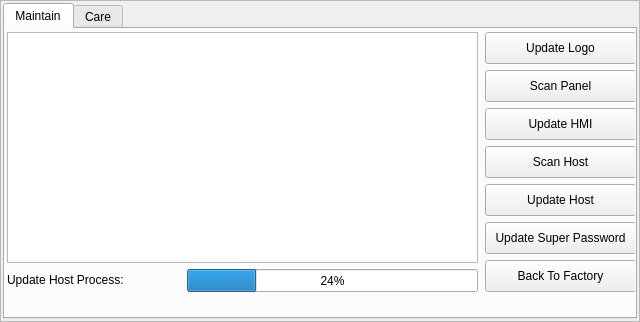
<?xml version="1.0" encoding="UTF-8"?>
<ui version="4.0">
 <class>ICUpdateSystemPage</class>
 <widget class="QFrame" name="ICUpdateSystemPage">
  <property name="geometry">
   <rect>
    <x>0</x>
    <y>0</y>
    <width>640</width>
    <height>322</height>
   </rect>
  </property>
  <property name="sizePolicy">
   <sizepolicy hsizetype="Maximum" vsizetype="Maximum">
    <horstretch>0</horstretch>
    <verstretch>0</verstretch>
   </sizepolicy>
  </property>
  <property name="windowTitle">
   <string>Frame</string>
  </property>
  <property name="styleSheet">
   <string notr="true">QMessageBox QAbstractButton
{
    min-width: 90px;
	min-height:30px;
}
</string>
  </property>
  <property name="frameShape">
   <enum>QFrame::StyledPanel</enum>
  </property>
  <property name="frameShadow">
   <enum>QFrame::Raised</enum>
  </property>
  <layout class="QVBoxLayout" name="verticalLayout_2">
   <property name="leftMargin">
    <number>2</number>
   </property>
   <property name="topMargin">
    <number>2</number>
   </property>
   <property name="rightMargin">
    <number>2</number>
   </property>
   <property name="bottomMargin">
    <number>2</number>
   </property>
   <item>
    <widget class="QTabWidget" name="tabWidget">
     <property name="currentIndex">
      <number>0</number>
     </property>
     <widget class="QWidget" name="tab">
      <attribute name="title">
       <string>Maintain</string>
      </attribute>
      <widget class="ICTableView" name="packetTable">
       <property name="geometry">
        <rect>
         <x>2</x>
         <y>3</y>
         <width>471</width>
         <height>231</height>
        </rect>
       </property>
       <property name="selectionBehavior">
        <enum>QAbstractItemView::SelectRows</enum>
       </property>
       <attribute name="horizontalHeaderStretchLastSection">
        <bool>true</bool>
       </attribute>
      </widget>
      <widget class="QWidget" name="layoutWidget">
       <property name="geometry">
        <rect>
         <x>480</x>
         <y>3</y>
         <width>151</width>
         <height>261</height>
        </rect>
       </property>
       <layout class="QVBoxLayout" name="verticalLayout">
        <item>
         <widget class="QToolButton" name="updateLogoButton">
          <property name="sizePolicy">
           <sizepolicy hsizetype="Preferred" vsizetype="Fixed">
            <horstretch>0</horstretch>
            <verstretch>0</verstretch>
           </sizepolicy>
          </property>
          <property name="minimumSize">
           <size>
            <width>90</width>
            <height>32</height>
           </size>
          </property>
          <property name="text">
           <string>Update Logo</string>
          </property>
         </widget>
        </item>
        <item>
         <widget class="QToolButton" name="scanPanel">
          <property name="sizePolicy">
           <sizepolicy hsizetype="Preferred" vsizetype="Fixed">
            <horstretch>0</horstretch>
            <verstretch>0</verstretch>
           </sizepolicy>
          </property>
          <property name="minimumSize">
           <size>
            <width>80</width>
            <height>32</height>
           </size>
          </property>
          <property name="text">
           <string>Scan Panel</string>
          </property>
         </widget>
        </item>
        <item>
         <widget class="QToolButton" name="updateToolButton">
          <property name="enabled">
           <bool>true</bool>
          </property>
          <property name="sizePolicy">
           <sizepolicy hsizetype="Preferred" vsizetype="Fixed">
            <horstretch>0</horstretch>
            <verstretch>0</verstretch>
           </sizepolicy>
          </property>
          <property name="minimumSize">
           <size>
            <width>80</width>
            <height>32</height>
           </size>
          </property>
          <property name="text">
           <string>Update HMI</string>
          </property>
         </widget>
        </item>
        <item>
         <widget class="QToolButton" name="scanHost">
          <property name="sizePolicy">
           <sizepolicy hsizetype="Preferred" vsizetype="Fixed">
            <horstretch>0</horstretch>
            <verstretch>0</verstretch>
           </sizepolicy>
          </property>
          <property name="minimumSize">
           <size>
            <width>80</width>
            <height>32</height>
           </size>
          </property>
          <property name="text">
           <string>Scan Host</string>
          </property>
         </widget>
        </item>
        <item>
         <widget class="QToolButton" name="connectHostButton">
          <property name="enabled">
           <bool>true</bool>
          </property>
          <property name="sizePolicy">
           <sizepolicy hsizetype="Preferred" vsizetype="Fixed">
            <horstretch>0</horstretch>
            <verstretch>0</verstretch>
           </sizepolicy>
          </property>
          <property name="minimumSize">
           <size>
            <width>80</width>
            <height>32</height>
           </size>
          </property>
          <property name="text">
           <string>Update Host</string>
          </property>
         </widget>
        </item>
        <item>
         <widget class="QToolButton" name="updatePasswardButton">
          <property name="sizePolicy">
           <sizepolicy hsizetype="Preferred" vsizetype="Fixed">
            <horstretch>0</horstretch>
            <verstretch>0</verstretch>
           </sizepolicy>
          </property>
          <property name="minimumSize">
           <size>
            <width>80</width>
            <height>32</height>
           </size>
          </property>
          <property name="text">
           <string>Update Super Password</string>
          </property>
         </widget>
        </item>
        <item>
         <widget class="QToolButton" name="backToFactory">
          <property name="sizePolicy">
           <sizepolicy hsizetype="Preferred" vsizetype="Fixed">
            <horstretch>0</horstretch>
            <verstretch>0</verstretch>
           </sizepolicy>
          </property>
          <property name="minimumSize">
           <size>
            <width>80</width>
            <height>32</height>
           </size>
          </property>
          <property name="text">
           <string>Back To Factory</string>
          </property>
         </widget>
        </item>
       </layout>
      </widget>
      <widget class="QLabel" name="statusLabel">
       <property name="geometry">
        <rect>
         <x>140</x>
         <y>241</y>
         <width>31</width>
         <height>20</height>
        </rect>
       </property>
       <property name="text">
        <string/>
       </property>
      </widget>
      <widget class="QLabel" name="label">
       <property name="geometry">
        <rect>
         <x>2</x>
         <y>241</y>
         <width>129</width>
         <height>20</height>
        </rect>
       </property>
       <property name="text">
        <string>Update Host Process:</string>
       </property>
      </widget>
      <widget class="QProgressBar" name="copyFilesProgressBar">
       <property name="geometry">
        <rect>
         <x>182</x>
         <y>240</y>
         <width>291</width>
         <height>23</height>
        </rect>
       </property>
       <property name="value">
        <number>24</number>
       </property>
      </widget>
     </widget>
     <widget class="QWidget" name="tab_2">
      <attribute name="title">
       <string>Care</string>
      </attribute>
      <layout class="QVBoxLayout" name="verticalLayout_3">
       <item>
        <widget class="QTableWidget" name="careTable">
         <property name="editTriggers">
          <set>QAbstractItemView::NoEditTriggers</set>
         </property>
         <attribute name="verticalHeaderDefaultSectionSize">
          <number>50</number>
         </attribute>
         <attribute name="verticalHeaderMinimumSectionSize">
          <number>50</number>
         </attribute>
         <row>
          <property name="text">
           <string notr="true">1</string>
          </property>
         </row>
         <row>
          <property name="text">
           <string notr="true">2</string>
          </property>
         </row>
         <row>
          <property name="text">
           <string notr="true">3</string>
          </property>
         </row>
         <row>
          <property name="text">
           <string notr="true">4</string>
          </property>
         </row>
         <row>
          <property name="text">
           <string notr="true">5</string>
          </property>
         </row>
         <row>
          <property name="text">
           <string notr="true">6</string>
          </property>
         </row>
         <row>
          <property name="text">
           <string notr="true">7</string>
          </property>
         </row>
         <column>
          <property name="text">
           <string>Item</string>
          </property>
         </column>
         <column>
          <property name="text">
           <string>Left Day</string>
          </property>
         </column>
         <column>
          <property name="text">
           <string>Next Date</string>
          </property>
         </column>
         <column>
          <property name="text">
           <string>Cycle</string>
          </property>
         </column>
         <column>
          <property name="text">
           <string>Restart</string>
          </property>
         </column>
         <item row="0" column="0">
          <property name="text">
           <string/>
          </property>
         </item>
         <item row="0" column="1">
          <property name="text">
           <string notr="true">0</string>
          </property>
         </item>
         <item row="0" column="2">
          <property name="text">
           <string notr="true">0</string>
          </property>
         </item>
         <item row="1" column="0">
          <property name="text">
           <string/>
          </property>
         </item>
         <item row="1" column="1">
          <property name="text">
           <string notr="true">0</string>
          </property>
         </item>
         <item row="1" column="2">
          <property name="text">
           <string notr="true">0</string>
          </property>
         </item>
         <item row="2" column="0">
          <property name="text">
           <string/>
          </property>
         </item>
         <item row="2" column="1">
          <property name="text">
           <string notr="true">0</string>
          </property>
         </item>
         <item row="2" column="2">
          <property name="text">
           <string notr="true">0</string>
          </property>
         </item>
         <item row="3" column="0">
          <property name="text">
           <string/>
          </property>
         </item>
         <item row="3" column="1">
          <property name="text">
           <string notr="true">0</string>
          </property>
         </item>
         <item row="3" column="2">
          <property name="text">
           <string notr="true">0</string>
          </property>
         </item>
         <item row="4" column="0">
          <property name="text">
           <string/>
          </property>
         </item>
         <item row="4" column="1">
          <property name="text">
           <string notr="true">0</string>
          </property>
         </item>
         <item row="4" column="2">
          <property name="text">
           <string notr="true">0</string>
          </property>
         </item>
         <item row="5" column="0">
          <property name="text">
           <string/>
          </property>
         </item>
         <item row="5" column="1">
          <property name="text">
           <string notr="true">0</string>
          </property>
         </item>
         <item row="5" column="2">
          <property name="text">
           <string notr="true">0</string>
          </property>
         </item>
         <item row="6" column="0">
          <property name="text">
           <string/>
          </property>
         </item>
         <item row="6" column="1">
          <property name="text">
           <string notr="true">0</string>
          </property>
         </item>
         <item row="6" column="2">
          <property name="text">
           <string notr="true">0</string>
          </property>
         </item>
        </widget>
       </item>
      </layout>
     </widget>
    </widget>
   </item>
  </layout>
 </widget>
 <customwidgets>
  <customwidget>
   <class>ICTableView</class>
   <extends>QTableView</extends>
   <header>ictableview.h</header>
  </customwidget>
 </customwidgets>
 <resources/>
 <connections/>
</ui>
